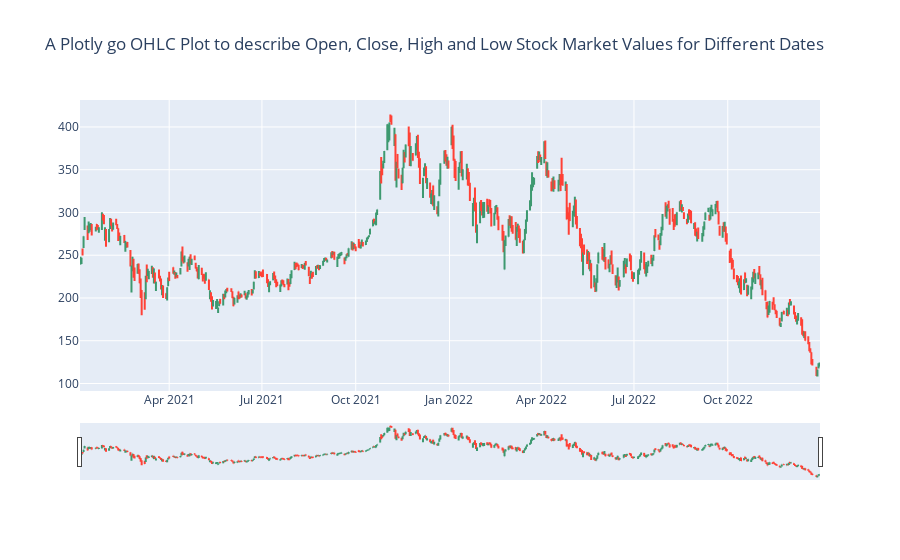

Here is the notebook cell this chart was saved with:
### Code cell
IP.interactive_OHLC()

### Figure 1 — Plotly figure (JSON) as saved in the notebook; plotly's stock layout.template omitted (floating-point values rounded to 4 significant figures; data arrays with more than 128 entries replaced by an {"elided": "..."} marker saying what was removed)
{"data": [{"close": {"elided": "503 float values"}, "high": {"elided": "503 float values"}, "low": {"elided": "503 float values"}, "open": {"elided": "503 float values"}, "type": "ohlc", "x": {"elided": "503 str values"}}], "layout": {"title": {"text": "A Plotly go OHLC Plot to describe Open, Close, High and Low Stock Market Values for Different Dates"}}}
